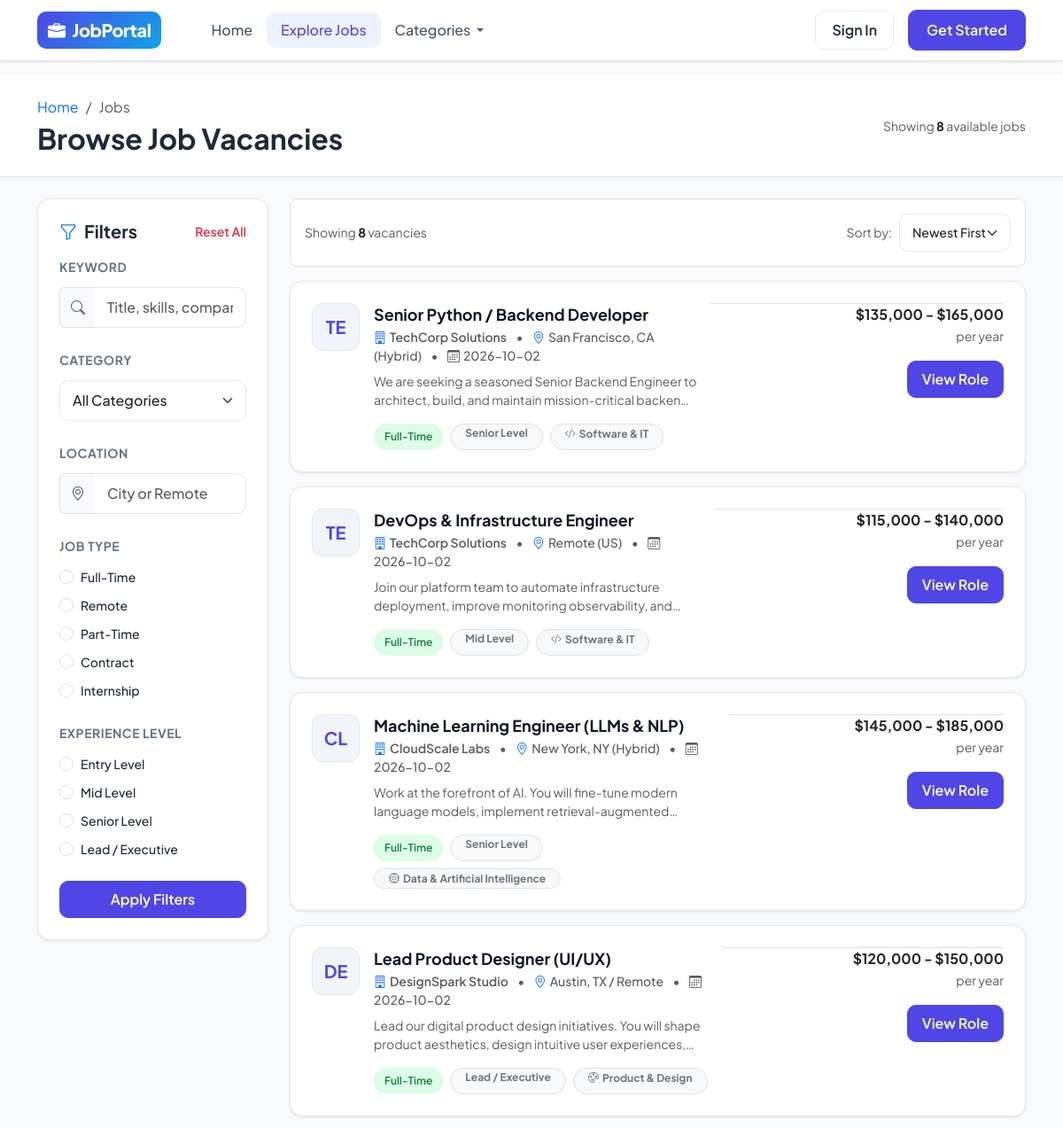
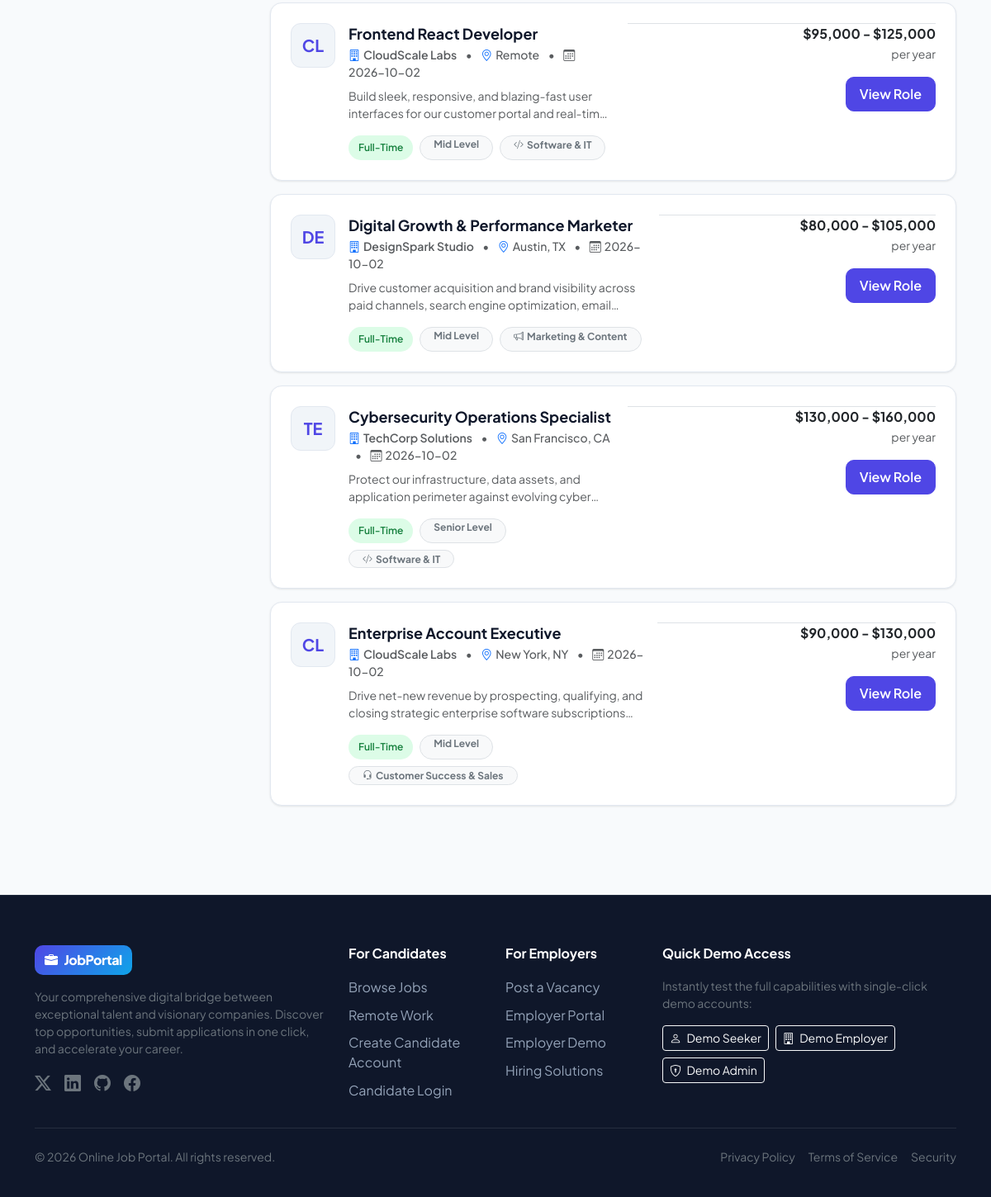
Page /jobs on the committed database (2 pictures, top to bottom).
### tables this page shows
CREATE TABLE jobs (
        id INTEGER PRIMARY KEY AUTOINCREMENT,
        employer_id INTEGER NOT NULL,
        category_id INTEGER NOT NULL,
        title TEXT NOT NULL,
        job_type TEXT NOT NULL,
        experience_level TEXT NOT NULL,
        location TEXT NOT NULL,
        salary_min INTEGER,
        salary_max INTEGER,
        salary_currency TEXT DEFAULT '$',
        description TEXT NOT NULL,
        responsibilities TEXT,
        requirements TEXT,
        benefits TEXT,
        status TEXT DEFAULT 'Active' CHECK(status IN ('Active', 'Closed', 'Draft')),
        deadline DATE,
        views_count INTEGER DEFAULT 0,
        created_at TIMESTAMP DEFAULT CURRENT_TIMESTAMP,
        updated_at TIMESTAMP DEFAULT CURRENT_TIMESTAMP,
        FOREIGN KEY (employer_id) REFERENCES users(id) ON DELETE CASCADE,
        FOREIGN KEY (category_id) REFERENCES categories(id) ON DELETE CASCADE
    );

CREATE TABLE employer_profiles (
        id INTEGER PRIMARY KEY AUTOINCREMENT,
        user_id INTEGER UNIQUE NOT NULL,
        company_name TEXT NOT NULL,
        company_website TEXT,
        company_location TEXT,
        industry TEXT,
        company_size TEXT,
        company_description TEXT,
        logo_filename TEXT DEFAULT 'default_company.png',
        founded_year INTEGER,
        updated_at TIMESTAMP DEFAULT CURRENT_TIMESTAMP,
        FOREIGN KEY (user_id) REFERENCES users(id) ON DELETE CASCADE
    );

CREATE TABLE categories (
        id INTEGER PRIMARY KEY AUTOINCREMENT,
        name TEXT UNIQUE NOT NULL,
        icon TEXT NOT NULL DEFAULT 'bi-briefcase',
        description TEXT
    );

### app.py (the view)
@app.route('/jobs')
def job_search():
    keyword = request.args.get('q', '').strip()
    category_id = request.args.get('category', '').strip()
    job_type = request.args.get('type', '').strip()
    experience = request.args.get('experience', '').strip()
    location = request.args.get('location', '').strip()
    sort_by = request.args.get('sort', 'newest').strip()
    query = """
        SELECT j.*, c.name as category_name, c.icon as category_icon,
               ep.company_name, ep.logo_filename, ep.company_location
        FROM jobs j
        JOIN categories c ON j.category_id = c.id
        JOIN employer_profiles ep ON j.employer_id = ep.user_id
        WHERE j.status = 'Active'
    """
    params = []
    if keyword:
        query += " AND (j.title LIKE ? OR j.description LIKE ? OR ep.company_name LIKE ? OR j.requirements LIKE ?)"
        term = f"%{keyword}%"
        params.extend([term, term, term, term])
    if category_id and category_id.isdigit():
        query += " AND j.category_id = ?"
        params.append(int(category_id))
    if job_type:
        query += " AND j.job_type = ?"
        params.append(job_type)
    if experience:
        query += " AND j.experience_level = ?"
        params.append(experience)
    if location:
        query += " AND (j.location LIKE ? OR ep.company_location LIKE ?)"
        loc_term = f"%{location}%"
        params.extend([loc_term, loc_term])
    if sort_by == 'highest_salary':
        query += " ORDER BY j.salary_max DESC NULLS LAST"
    elif sort_by == 'popular':
        query += " ORDER BY j.views_count DESC"
    else:
        query += " ORDER BY j.created_at DESC"
    conn = get_db()
    cursor = conn.cursor()
    cursor.execute(query, params)
    jobs = cursor.fetchall()
    user = get_current_user()
    saved_job_ids = set()
    applied_job_ids = set()
    if user and user['role'] == 'seeker':
        cursor.execute("SELECT job_id FROM saved_jobs WHERE user_id = ?", (user['id'],))
        saved_job_ids = {row['job_id'] for row in cursor.fetchall()}
        cursor.execute("SELECT job_id FROM applications WHERE seeker_id = ?", (user['id'],))
        applied_job_ids = {row['job_id'] for row in cursor.fetchall()}
    conn.close()
    return render_template(
        'jobs.html',
        jobs=jobs,
        keyword=keyword,
        selected_category=int(category_id) if category_id.isdigit() else '',
        selected_type=job_type,
        selected_experience=experience,
        selected_location=location,
        selected_sort=sort_by,
        saved_job_ids=saved_job_ids,
        applied_job_ids=applied_job_ids,
        total_results=len(jobs)
    )

### templates/jobs.html (shortened to what this page needs)
{% extends "base.html" %}
{% block content %}
<div class="bg-white border-bottom py-4 mb-4">
  <div class="container">
    <div class="d-flex flex-column flex-md-row justify-content-between align-items-md-center gap-3">
      <div>
        <nav aria-label="breadcrumb">
          <ol class="breadcrumb mb-1 small">
            <li class="breadcrumb-item"><a href="{{ url_for('index') }}" class="text-decoration-none">Home</a></li>
            <li class="breadcrumb-item active" aria-current="page">Jobs</li>
          </ol>
        </nav>
        <h2 class="fw-bold mb-0">Browse Job Vacancies</h2>
      </div>
      <div class="text-muted small">
        Showing <span class="fw-bold text-dark">{{ total_results }}</span> available jobs
      </div>
    </div>
  </div>
</div>
<div class="container pb-5">
  <div class="row g-4">
    <div class="col-lg-3">
      <div class="filter-card">
        <div class="d-flex justify-content-between align-items-center mb-3">
          <h5 class="fw-bold mb-0"><i class="bi bi-funnel me-2 text-primary"></i>Filters</h5>
          <a href="{{ url_for('job_search') }}" class="text-danger small text-decoration-none fw-semibold">Reset All</a>
        </div>
        <form action="{{ url_for('job_search') }}" method="GET" id="filterForm">
          <div class="mb-4">
            <label class="filter-section-title">Keyword</label>
            <div class="input-group">
              <span class="input-group-text bg-light border-end-0"><i class="bi bi-search text-muted"></i></span>
              <input type="text" name="q" value="{{ keyword }}" class="form-control border-start-0" placeholder="Title, skills, company...">
            </div>
          </div>
          <div class="mb-4">
            <label class="filter-section-title">Category</label>
            <select name="category" class="form-select">
              <option value="">All Categories</option>
            </select>
          </div>
          <div class="mb-4">
            <label class="filter-section-title">Location</label>
            <div class="input-group">
              <span class="input-group-text bg-light border-end-0"><i class="bi bi-geo-alt text-muted"></i></span>
              <input type="text" name="location" value="{{ selected_location }}" class="form-control border-start-0" placeholder="City or Remote">
            </div>
          </div>
          <div class="mb-4">
            <label class="filter-section-title">Job Type</label>
            {% for t in ['Full-Time', 'Remote', 'Part-Time', 'Contract', 'Internship'] %}
            <div class="form-check mb-2">
              <input class="form-check-input" type="radio" name="type" value="{{ t }}" id="type_{{ loop.index }}" {% if selected_type == t %}checked{% endif %}>
              <label class="form-check-label small fw-medium" for="type_{{ loop.index }}">
                {{ t }}
              </label>
            </div>
            {% endfor %}
          </div>
          <div class="mb-4">
            <label class="filter-section-title">Experience Level</label>
            {% for exp in ['Entry Level', 'Mid Level', 'Senior Level', 'Lead / Executive'] %}
            <div class="form-check mb-2">
              <input class="form-check-input" type="radio" name="experience" value="{{ exp }}" id="exp_{{ loop.index }}" {% if selected_experience == exp %}checked{% endif %}>
              <label class="form-check-label small fw-medium" for="exp_{{ loop.index }}">
                {{ exp }}
              </label>
            </div>
            {% endfor %}
          </div>
          <button type="submit" class="btn btn-primary-custom w-100 py-2">
            Apply Filters
          </button>
        </form>
      </div>
    </div>
    <div class="col-lg-9">
      <div class="d-flex justify-content-between align-items-center mb-3 bg-white p-3 rounded-3 border">
        <div class="small text-muted">
          Showing <span class="fw-bold text-dark">{{ jobs|length }}</span> vacancies
        </div>
        <div class="d-flex align-items-center gap-2">
          <label class="small text-muted mb-0 d-none d-sm-inline">Sort by:</label>
          <select class="form-select form-select-sm w-auto" onchange="location = this.value;">
            <option value="{{ url_for('job_search', q=keyword, category=selected_category, location=selected_location, type=selected_type, experience=selected_experience, sort='newest') }}" {% if selected_sort == 'newest' %}selected{% endif %}>Newest First</option>
          </select>
        </div>
      </div>
      {% if jobs %}
        <div class="d-flex flex-column gap-3">
          {% for job in jobs %}
          <div class="job-card">
            <div class="d-flex flex-column flex-md-row justify-content-between align-items-start gap-3">
              <div class="d-flex gap-3">
                <div class="company-logo-box">
                  {{ job.company_name[:2] | upper }}
                </div>
                <div>
                  <div class="d-flex align-items-center gap-2 mb-1 flex-wrap">
                    <h5 class="mb-0">
                      <a href="{{ url_for('job_detail', job_id=job.id) }}" class="job-title-link">
                        {{ job.title }}
                      </a>
                    </h5>
                  </div>
                  <div class="text-muted small fw-medium mb-2">
                    <a href="{{ url_for('company_profile', employer_id=job.employer_id) }}" class="text-muted text-decoration-none fw-semibold">
                      <i class="bi bi-building me-1 text-primary"></i>{{ job.company_name }}
                    </a>
                    <span class="mx-2">&bull;</span>
                    <i class="bi bi-geo-alt me-1 text-primary"></i>{{ job.location }}
                    <span class="mx-2">&bull;</span>
                    <i class="bi bi-calendar3 me-1 text-muted"></i>{{ job.created_at[:10] }}
                  </div>
                  <p class="text-muted small mb-3 line-clamp-2" style="display: -webkit-box; -webkit-line-clamp: 2; -webkit-box-orient: vertical; overflow: hidden;">
                    {{ job.description }}
                  </p>
                  <div class="d-flex flex-wrap gap-2">
                    <span class="badge-job-type {% if job.job_type == 'Full-Time' %}badge-fulltime{% elif job.job_type == 'Remote' %}badge-remote{% elif job.job_type == 'Part-Time' %}badge-parttime{% else %}badge-contract{% endif %}">
                      {{ job.job_type }}
                    </span>
                    <span class="badge bg-light text-secondary border rounded-pill px-3 py-1 small">
                      {{ job.experience_level }}
                    </span>
                    <span class="badge bg-light text-secondary border rounded-pill px-3 py-1 small">
                      <i class="bi {{ job.category_icon }} me-1"></i>{{ job.category_name }}
                    </span>
                  </div>
                </div>
              </div>
              <div class="d-flex flex-row flex-md-column justify-content-between align-items-end w-100 w-md-auto gap-3 pt-3 pt-md-0 border-top border-top-md-0">
                <div class="text-md-end">
                  <div class="fw-bold text-dark fs-6">
                    {% if job.salary_min and job.salary_max %}
                      {{ job.salary_currency }}{{ "{:,}".format(job.salary_min) }} - {{ job.salary_currency }}{{ "{:,}".format(job.salary_max) }}
                    {% elif job.salary_min %}
                      From {{ job.salary_currency }}{{ "{:,}".format(job.salary_min) }}
                    {% else %}
                      <span class="text-muted small">Competitive</span>
                    {% endif %}
                  </div>
                  <small class="text-muted">per year</small>
                </div>
                <div class="d-flex gap-2">
                  <a href="{{ url_for('job_detail', job_id=job.id) }}" class="btn btn-primary-custom px-3 py-2">
                    View Role
                  </a>
                </div>
              </div>
            </div>
          </div>
          {% endfor %}
        </div>
      {% endif %}
    </div>
  </div>
</div>
{% endblock %}

### rows in the picture
jobs: company_name "TE", title "Senior Python / Backend Developer", company_name "TechCorp Solutions", location "San Francisco, CA (Hybrid)", created_at "2026-10-02", description "We are seeking a seasoned Senior Backend Engineer to architect, build, and maintain mission-critical…", job_type "Full-Time", experience_level "Senior Level", category_name "Software & IT", salary_currency "$", salary_min "135,000", salary_max "165,000"
jobs: company_name "TE", title "DevOps & Infrastructure Engineer", company_name "TechCorp Solutions", location "Remote (US)", created_at "2026-10-02", description "Join our platform team to automate infrastructure deployment, improve monitoring observability,…", job_type "Full-Time", experience_level "Mid Level", category_name "Software & IT", salary_currency "$", salary_min "115,000", salary_max "140,000"
jobs: company_name "CL", title "Machine Learning Engineer (LLMs & NLP)", company_name "CloudScale Labs", location "New York, NY (Hybrid)", created_at "2026-10-02", description "Work at the forefront of AI. You will fine-tune modern language models, implement…", job_type "Full-Time", experience_level "Senior Level", category_name "Data & Artificial Intelligence", salary_currency "$", salary_min "145,000", salary_max "185,000"
jobs: company_name "DE", title "Lead Product Designer (UI/UX)", company_name "DesignSpark Studio", location "Austin, TX / Remote", created_at "2026-10-02", description "Lead our digital product design initiatives. You will shape product aesthetics, design intuitive user…", job_type "Full-Time", experience_level "Lead / Executive", category_name "Product & Design", salary_currency "$", salary_min "120,000", salary_max "150,000"
jobs: company_name "CL", title "Frontend React Developer", company_name "CloudScale Labs", location "Remote", created_at "2026-10-02", description "Build sleek, responsive, and blazing-fast user interfaces for our customer portal and…", job_type "Full-Time", experience_level "Mid Level", category_name "Software & IT", salary_currency "$", salary_min "95,000", salary_max "125,000"
jobs: company_name "DE", title "Digital Growth & Performance Marketer", company_name "DesignSpark Studio", location "Austin, TX", created_at "2026-10-02", description "Drive customer acquisition and brand visibility across paid channels, search engine optimization,…", job_type "Full-Time", experience_level "Mid Level", category_name "Marketing & Content", salary_currency "$", salary_min "80,000", salary_max "105,000"
jobs: company_name "TE", title "Cybersecurity Operations Specialist", company_name "TechCorp Solutions", location "San Francisco, CA", created_at "2026-10-02", description "Protect our infrastructure, data assets, and application perimeter against evolving…", job_type "Full-Time", experience_level "Senior Level", category_name "Software & IT", salary_currency "$", salary_min "130,000", salary_max "160,000"
jobs: company_name "CL", title "Enterprise Account Executive", company_name "CloudScale Labs", location "New York, NY", created_at "2026-10-02", description "Drive net-new revenue by prospecting, qualifying, and closing strategic enterprise software…", job_type "Full-Time", experience_level "Mid Level", category_name "Customer Success & Sales", salary_currency "$", salary_min "90,000", salary_max "130,000"

### other values in the picture
{{ total_results }} "8"
{{ t }} "Full-Time" "Remote" "Part-Time" "Contract" "Internship"
{{ exp }} "Entry Level" "Mid Level" "Senior Level" "Lead / Executive"
{{ jobs|length }} "8"
